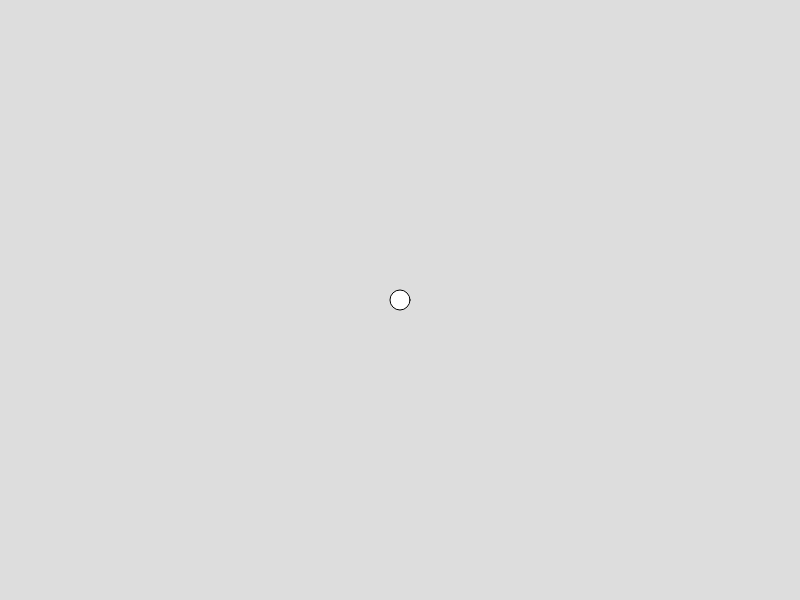
Frame 1 (no input)
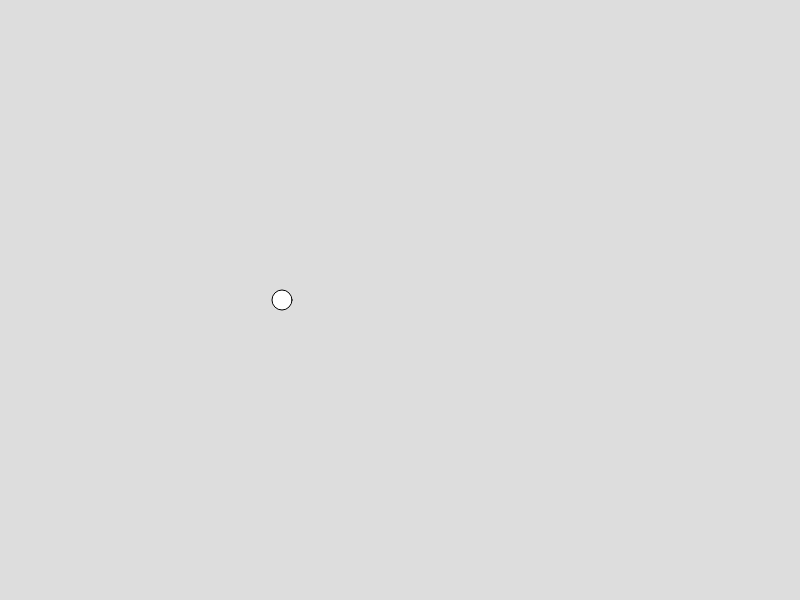
Frame 60 (no input)
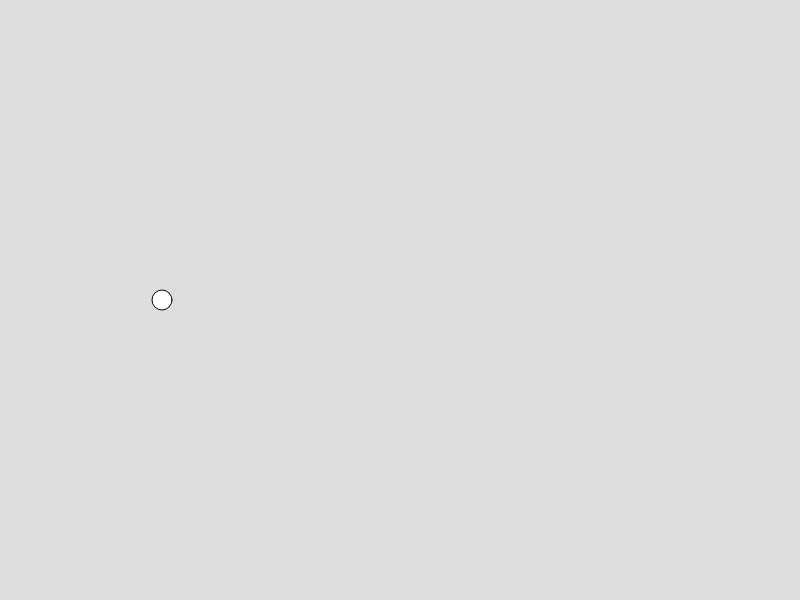
Frame 120 (the mouse pressed at the canvas centre since frame 60)

The p5.js sketch that drew these frames (run headless with seeded random() and noise() and a simulated clock; from frame 60 on, the mouse is pressed at the canvas centre):

// p5.js sketch
// ── sketch.js
var posX = 400;
var posY = 300;

var radius = 20;

function setup() {
	createCanvas(800, 600);	
}

function draw() {
	clear();
	background("#DDDDDD");

	ellipse(posX, posY, radius, radius);

	posX -= 2;
}
// ── calculator.js
function Calculator() {
    this.sum = function(l, e) {
        return l+e;
    };
    
    this.subtract = function(l, e) {
        return l-e;
    };

    this.divide = function(l, e) {
        if(e==0){
            return NaN;
        }

        return l/e;
    };

    this.sumArray = function(data) {
        var sum = 0;

        for (i = 0; i < data.length; i++) {
            sum += data[i];
        }

        return sum;
    };
};
// ── main.js
function isTugBoat(boatName) {
}

function getHarbour() {
    return "Gröndal";
}

function getBoatName(boatName) {
    return "Båten " + boatName;
}
